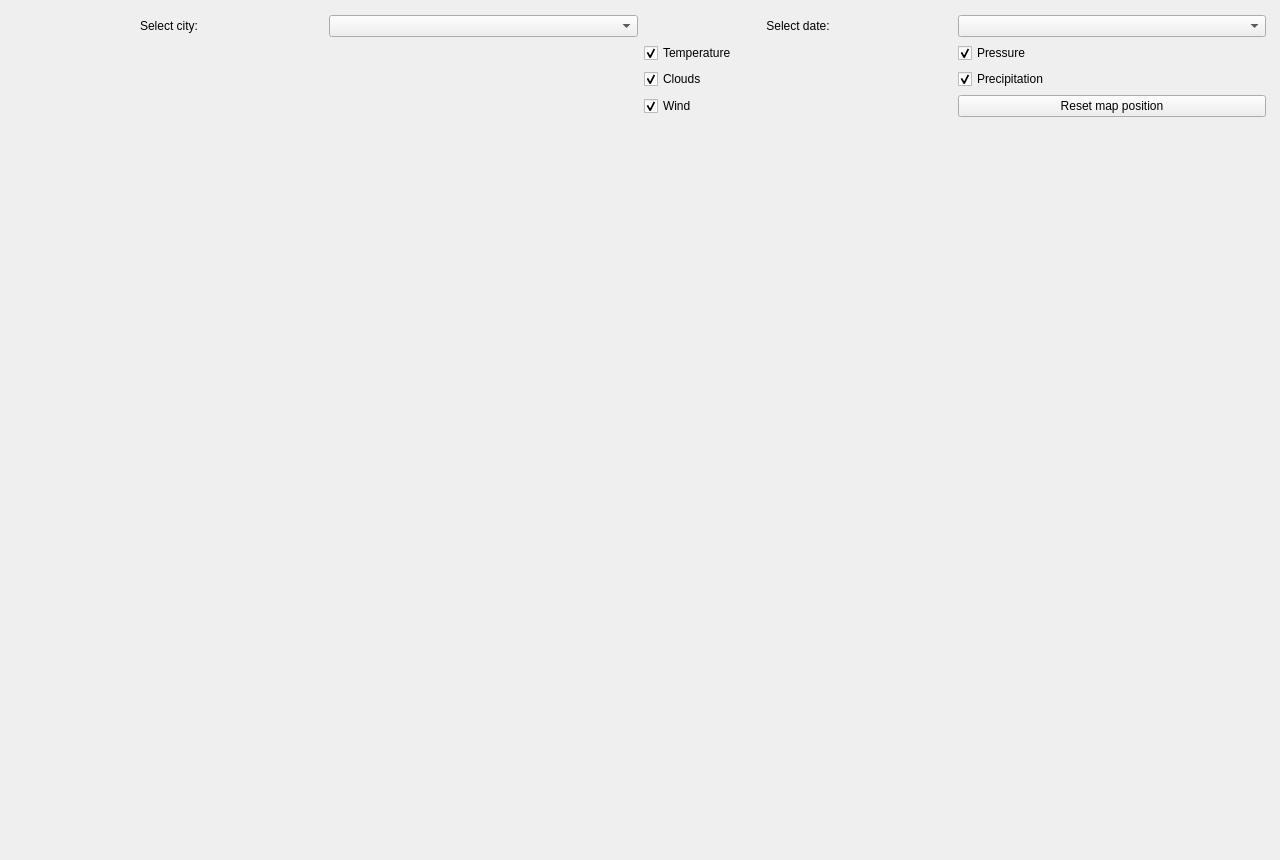
<?xml version="1.0" encoding="UTF-8"?>
<ui version="4.0">
 <class>MainWindow</class>
 <widget class="QMainWindow" name="MainWindow">
  <property name="geometry">
   <rect>
    <x>0</x>
    <y>0</y>
    <width>1280</width>
    <height>860</height>
   </rect>
  </property>
  <property name="windowTitle">
   <string>Forecast Visualization</string>
  </property>
  <widget class="QWidget" name="centralwidget">
   <widget class="QWidget" name="gridLayoutWidget">
    <property name="geometry">
     <rect>
      <x>0</x>
      <y>0</y>
      <width>1281</width>
      <height>871</height>
     </rect>
    </property>
    <layout class="QGridLayout" name="gridLayout">
     <property name="leftMargin">
      <number>15</number>
     </property>
     <property name="topMargin">
      <number>15</number>
     </property>
     <property name="rightMargin">
      <number>15</number>
     </property>
     <property name="bottomMargin">
      <number>15</number>
     </property>
     <item row="3" column="2" colspan="2">
      <layout class="QVBoxLayout" name="verticalLayout">
       <item>
        <layout class="QGridLayout" name="gridLayout_2">
         <item row="0" column="0">
          <widget class="QCheckBox" name="temperature_checkbox">
           <property name="text">
            <string>Temperature</string>
           </property>
           <property name="checked">
            <bool>true</bool>
           </property>
          </widget>
         </item>
         <item row="1" column="0">
          <widget class="QCheckBox" name="clouds_checkbox">
           <property name="text">
            <string>Clouds</string>
           </property>
           <property name="checked">
            <bool>true</bool>
           </property>
          </widget>
         </item>
         <item row="0" column="1">
          <widget class="QCheckBox" name="pressure_checkbox">
           <property name="text">
            <string>Pressure</string>
           </property>
           <property name="checked">
            <bool>true</bool>
           </property>
          </widget>
         </item>
         <item row="1" column="1">
          <widget class="QCheckBox" name="precipitation_checkbox">
           <property name="text">
            <string>Precipitation</string>
           </property>
           <property name="checked">
            <bool>true</bool>
           </property>
          </widget>
         </item>
         <item row="2" column="0">
          <widget class="QCheckBox" name="wind_checkbox">
           <property name="text">
            <string>Wind</string>
           </property>
           <property name="checked">
            <bool>true</bool>
           </property>
          </widget>
         </item>
         <item row="2" column="1">
          <widget class="QPushButton" name="reset_camera_button">
           <property name="text">
            <string>Reset map position</string>
           </property>
          </widget>
         </item>
        </layout>
       </item>
       <item>
        <widget class="QWidget" name="widget_3d" native="true">
         <property name="sizePolicy">
          <sizepolicy hsizetype="Preferred" vsizetype="MinimumExpanding">
           <horstretch>0</horstretch>
           <verstretch>0</verstretch>
          </sizepolicy>
         </property>
         <property name="minimumSize">
          <size>
           <width>620</width>
           <height>736</height>
          </size>
         </property>
        </widget>
       </item>
      </layout>
     </item>
     <item row="0" column="3">
      <widget class="QComboBox" name="date_combo_box"/>
     </item>
     <item row="0" column="2">
      <widget class="QLabel" name="date_label">
       <property name="text">
        <string>Select date:</string>
       </property>
       <property name="alignment">
        <set>Qt::AlignCenter</set>
       </property>
      </widget>
     </item>
     <item row="3" column="0" colspan="2">
      <layout class="QVBoxLayout" name="verticalLayout_3">
       <item>
        <widget class="QWidget" name="widget_2d" native="true">
         <property name="minimumSize">
          <size>
           <width>621</width>
           <height>811</height>
          </size>
         </property>
        </widget>
       </item>
      </layout>
     </item>
     <item row="0" column="0">
      <widget class="QLabel" name="city_label">
       <property name="text">
        <string>Select city:</string>
       </property>
       <property name="alignment">
        <set>Qt::AlignCenter</set>
       </property>
      </widget>
     </item>
     <item row="0" column="1">
      <widget class="QComboBox" name="city_combo_box"/>
     </item>
    </layout>
   </widget>
  </widget>
 </widget>
 <resources/>
 <connections/>
</ui>
